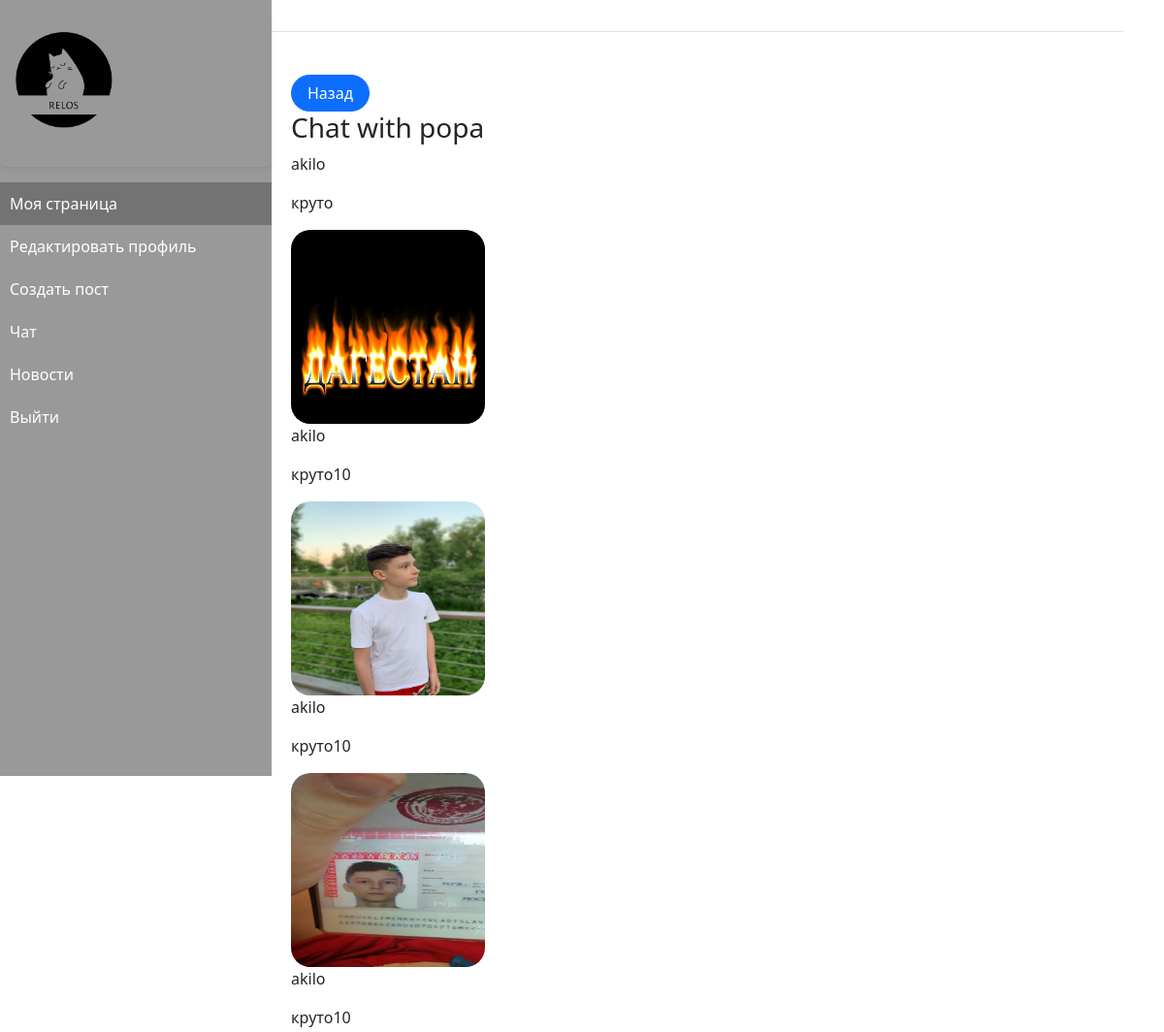
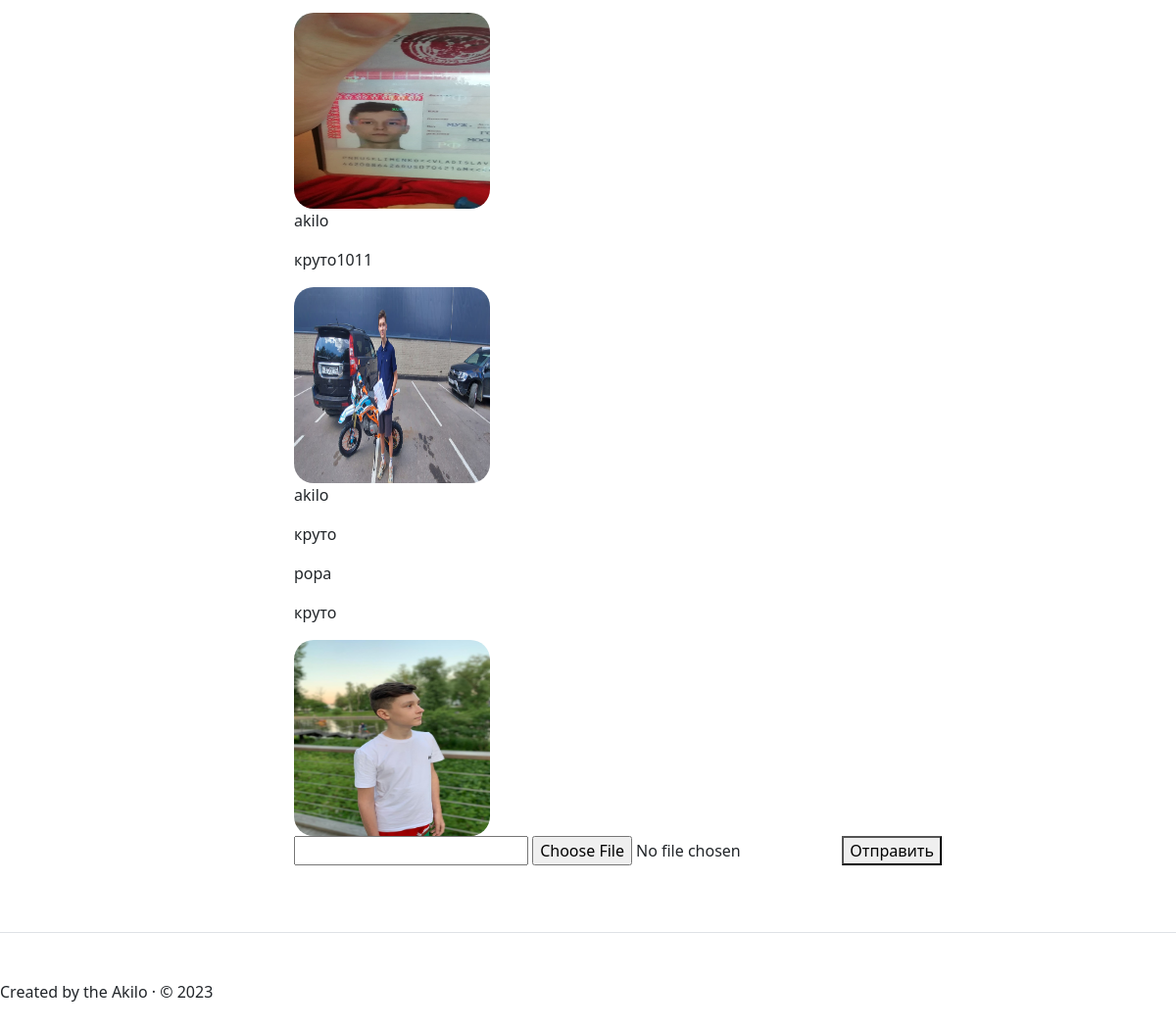
Screenshot of /messages/chat/popa/ (signed in) with the database file from the repository (2 pictures, top to bottom).
### mechat/models.py (models this page shows)
class MessageChat(models.Model):
    first_user = models.ForeignKey(User, on_delete=models.CASCADE, related_name='first_user')
    second_user = models.ForeignKey(User, on_delete=models.CASCADE, related_name='second_user')
    message_text = models.CharField(max_length=100)
    image = models.ImageField(upload_to='images/', blank=True, null=True)
    date = models.DateTimeField(auto_now_add=True)

### mechat/views.py (the view, shortened to what this page needs)
# urls.py: path('chat/<str:username>/',views.dialog, name='messages'),
@login_required
def dialog(request, username):
    chat_user = get_object_or_404(User, username=username)
    chats = MessageChat.objects.filter(first_user=request.user, second_user=chat_user) | MessageChat.objects.filter(
        second_user=request.user, first_user=chat_user)
    return render(request, 'message/messages.html', {'chats': chats, 'chat_user': chat_user})

### relog/context_processors.py (called while the page is built)
def menu(request):
    menus = Menu.objects.order_by('order_by')
    return {'menus': menus}

### templates/message/messages.html (shortened to what this page needs)
{% extends 'base_profile.html' %}
{% block content %}
<a href="{% url 'chats' username=user %}" class="btn btn-primary rounded-pill px-3">Назад</a>
<div class="message-container">
    <h3>Chat with {{ chat_user.username }}</h3>
    {% for chat in chats %}
    <div class="message-content">
        <p>{{ chat.first_user.username }}</p>
        <p>{{ chat.message_text }}</p>
        {% if chat.image %}
        <img width="200" height="200" src="{{ chat.image.url }}" alt="Chat Image" style="border-radius: 10%;">
        {% endif %}
    </div>
    {% endfor %}
</div>
<form method="post" enctype="multipart/form-data">
    <input type="text" name="message_text">
    <input type="file" name="image" id="image">
    <button type="submit">Отправить</button>
</form>
{% endblock %}

### rows the page displays
MessageChat: first_user.username "akilo", message_text "круто", image (picture)
MessageChat: first_user.username "akilo", message_text "круто10", image (picture)
MessageChat: first_user.username "akilo", message_text "круто10", image (picture)
MessageChat: first_user.username "akilo", message_text "круто10", image (picture)
MessageChat: first_user.username "akilo", message_text "круто1011", image (picture)
MessageChat: first_user.username "akilo", message_text "круто"
MessageChat: first_user.username "popa", message_text "круто", image (picture)

### other values shown
{{ chat_user.username }} "popa"
